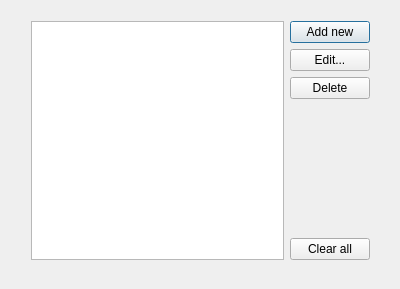
<?xml version="1.0" encoding="UTF-8"?>
<ui version="4.0">
 <class>ListDialog</class>
 <widget class="QDialog" name="ListDialog">
  <property name="geometry">
   <rect>
    <x>0</x>
    <y>0</y>
    <width>400</width>
    <height>289</height>
   </rect>
  </property>
  <property name="windowTitle">
   <string>ListDialog</string>
  </property>
  <widget class="QWidget" name="">
   <property name="geometry">
    <rect>
     <x>20</x>
     <y>10</y>
     <width>361</width>
     <height>261</height>
    </rect>
   </property>
   <layout class="QGridLayout" name="gridLayout">
    <item row="0" column="0">
     <widget class="QListWidget" name="list"/>
    </item>
    <item row="0" column="1">
     <layout class="QVBoxLayout" name="verticalLayout">
      <item>
       <widget class="QPushButton" name="addButton">
        <property name="text">
         <string>Add new</string>
        </property>
       </widget>
      </item>
      <item>
       <widget class="QPushButton" name="editButton">
        <property name="text">
         <string>Edit...</string>
        </property>
       </widget>
      </item>
      <item>
       <widget class="QPushButton" name="deleteButton">
        <property name="text">
         <string>Delete</string>
        </property>
       </widget>
      </item>
      <item>
       <spacer name="verticalSpacer">
        <property name="orientation">
         <enum>Qt::Vertical</enum>
        </property>
        <property name="sizeHint" stdset="0">
         <size>
          <width>20</width>
          <height>40</height>
         </size>
        </property>
       </spacer>
      </item>
      <item>
       <widget class="QPushButton" name="clearButton">
        <property name="text">
         <string>Clear all</string>
        </property>
       </widget>
      </item>
     </layout>
    </item>
   </layout>
  </widget>
 </widget>
 <layoutdefault spacing="6" margin="11"/>
 <tabstops>
  <tabstop>list</tabstop>
  <tabstop>addButton</tabstop>
  <tabstop>editButton</tabstop>
  <tabstop>deleteButton</tabstop>
  <tabstop>clearButton</tabstop>
 </tabstops>
 <resources/>
 <connections>
  <connection>
   <sender>clearButton</sender>
   <signal>clicked()</signal>
   <receiver>list</receiver>
   <slot>clear()</slot>
   <hints>
    <hint type="sourcelabel">
     <x>367</x>
     <y>250</y>
    </hint>
    <hint type="destinationlabel">
     <x>252</x>
     <y>185</y>
    </hint>
   </hints>
  </connection>
 </connections>
</ui>
